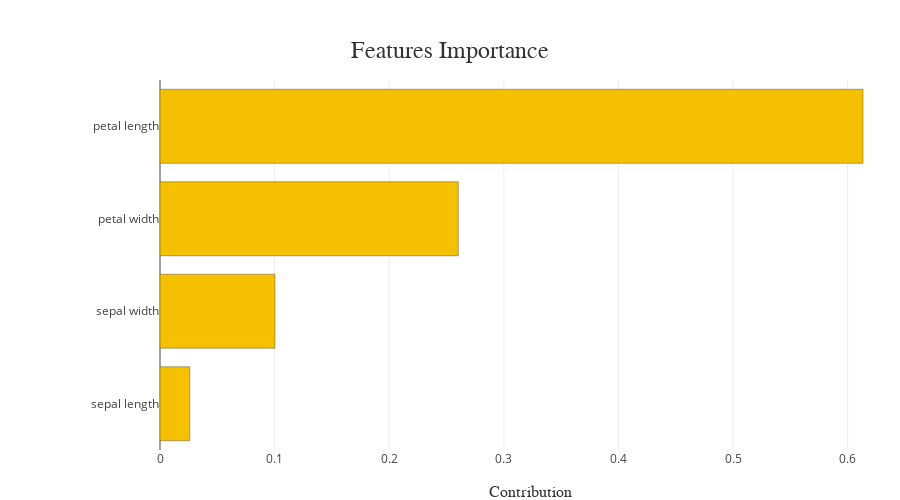

Notebook source saved alongside this figure:
### Code cell
from shapash.explainer.smart_explainer import SmartExplainer
xpl = SmartExplainer()

xpl.compile(
    x=Xtest,
    model=regressor,
#     preprocessing=encoder, # Optional: compile step can use inverse_transform method
    y_pred=y_pred # Optional
)
xpl.plot.features_importance()

### Figure 1 — Plotly figure (JSON) as saved in the notebook; plotly's stock layout.template omitted (floating-point values rounded to 4 significant figures)
{"data": [{"marker": {"color": ["rgba(244, 192, 0, 1.0)", "rgba(244, 192, 0, 1.0)", "rgba(244, 192, 0, 1.0)", "rgba(244, 192, 0, 1.0)"], "line": {"color": "rgba(52, 55, 54, 0.8)", "width": 0.5}}, "name": "Global", "orientation": "h", "type": "bar", "x": [0.026, 0.1003, 0.2603, 0.6134], "y": ["sepal length", "sepal width", "petal width", "petal length"]}], "layout": {"autosize": false, "barmode": "group", "height": 500, "hovermode": "closest", "margin": {"b": 50, "l": 160, "r": 0, "t": 80}, "title": {"font": {"color": "rgb(50, 50, 50)", "family": "Arial", "size": 24}, "text": "Features Importance", "x": 0.5, "xanchor": "center", "y": 0.9, "yanchor": "middle"}, "width": 900, "xaxis": {"automargin": true, "title": {"font": {"color": "rgb(50, 50, 50)", "family": "Arial Black", "size": 16}, "text": "Contribution"}}, "yaxis": {"automargin": true, "title": {"font": {"color": "rgb(50, 50, 50)", "family": "Arial Black", "size": 16}}}}}
